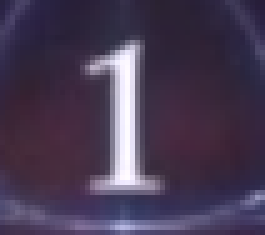
#> input picture samples/level_tuning/level_20260125_050533_895467.png, 53 x 47 px, found by its file name (shown 5 times larger); its folder holds only this picture in this run
$ python tune_level_ocr.py
#> lines starting #> are read from the running program, lines starting #| are printed output that depends on the picture; after the words box and inside, x2 and y2 are one past the last pixel; in counts of white or black regions, pixels touching at a corner belong together
#> in tune, img is the input picture: shape (47, 53, 3); mean B, G, R 82.8, 58.5, 71.4
import cv2
import numpy as np
import pytesseract
import os
import time
import json
from itertools import product

# Configure Tesseract path if needed (will try default first)
TESSERACT_CMD = r"C:\Program Files\Tesseract-OCR\tesseract.exe"
if os.path.exists(TESSERACT_CMD):
    pytesseract.pytesseract.tesseract_cmd = TESSERACT_CMD

def adjust_gamma(image, gamma=1.0):
    invGamma = 1.0 / gamma
    table = np.array([((i / 255.0) ** invGamma) * 255
        for i in np.arange(0, 256)]).astype("uint8")
    return cv2.LUT(image, table)

def preprocess(img, method="otsu", gamma=1.0, scale=2.0):
    # 1. Resize
#> called with method = 'otsu', gamma = 0.6, scale = 1.5
    h, w = img.shape[:2]
#> h = 47; w = 53
    img = cv2.resize(img, (int(w * scale), int(h * scale)), interpolation=cv2.INTER_CUBIC)
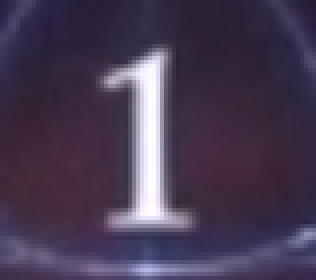
#> img: shape (70, 79, 3) (shown 4 times larger); mean of channels 0, 1, 2 82.8, 58.5, 71.4; drawn as B, G, R

    # 2. Gray
    gray = cv2.cvtColor(img, cv2.COLOR_BGR2GRAY)
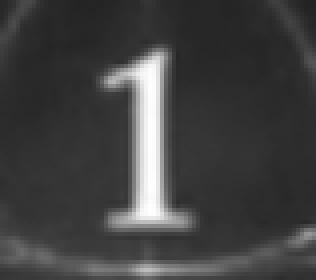
#> gray: shape (70, 79) (shown 4 times larger); min 34, max 255, mean 65.1

    # 3. Gamma
    if gamma != 1.0:
        gray = adjust_gamma(gray, gamma)
#> in adjust_gamma, `return cv2.LUT(image, table)`:
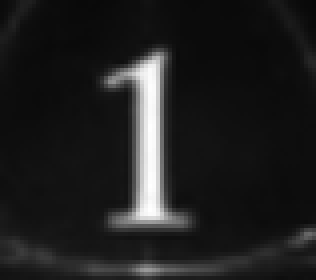
#> returned value: shape (70, 79) (shown 4 times larger); min 8, max 255, mean 31.3

    # 4. Threshold
    if method == "otsu":
        _, thresh = cv2.threshold(gray, 0, 255, cv2.THRESH_BINARY_INV + cv2.THRESH_OTSU)
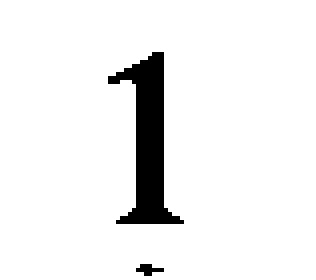
#> thresh: shape (70, 79) (shown 4 times larger); 93.7% white; 2 black regions (1 under 20 px), largest, box (x1, y1, x2, y2) and area: (27, 13, 46, 56) 337
    elif method == "fixed_200":
        _, thresh = cv2.threshold(gray, 200, 255, cv2.THRESH_BINARY_INV)
    elif method == "fixed_150":
        _, thresh = cv2.threshold(gray, 150, 255, cv2.THRESH_BINARY_INV)
    elif method == "adaptive":
        thresh = cv2.adaptiveThreshold(gray, 255, cv2.ADAPTIVE_THRESH_GAUSSIAN_C, cv2.THRESH_BINARY_INV, 11, 2)
    else:
        _, thresh = cv2.threshold(gray, 0, 255, cv2.THRESH_BINARY_INV + cv2.THRESH_OTSU)

    return thresh

def tune():
    samples_dir = r"c:\Users\lprad\Documents\Python Scripts\Elden ring timer\samples\level_tuning"
    if not os.path.exists(samples_dir):
        print(f"Error: Samples directory not found: {samples_dir}")
        return

    files = [f for f in os.listdir(samples_dir) if f.endswith('.png')]
    if not files:
        print("No samples found.")
        return

    # Define search space
    gammas = [0.6, 0.8, 1.0, 1.2, 1.5, 2.0]
    methods = ["otsu", "fixed_200", "fixed_150", "adaptive"]
    scales = [1.5, 2.0, 2.5]

    combinations = list(product(gammas, methods, scales))
    results = []

    print(f"Analyzing {len(files)} samples with {len(combinations)} combinations...")

    for gamma, method, scale in combinations:
        success_count = 0
        total_digits = 0

        for f in files:
            img = cv2.imread(os.path.join(samples_dir, f))
            processed = preprocess(img, method=method, gamma=gamma, scale=scale)

            # OCR Digits only
            config = r'--psm 7 -c tessedit_char_whitelist=0123456789'
            text = pytesseract.image_to_string(processed, config=config).strip()

            if text and text.isdigit():
                success_count += 1
                total_digits += len(text)

        results.append({
            "gamma": gamma,
            "method": method,
            "scale": scale,
            "success_rate": success_count / len(files),
            "avg_digits": total_digits / success_count if success_count > 0 else 0
        })
        print(f"Tested: Gamma={gamma}, Method={method}, Scale={scale} -> Success: {success_count}/{len(files)}")

    # Sort by success rate and avg digits (longer strings usually mean better level detection)
    results.sort(key=lambda x: (x["success_rate"], x["avg_digits"]), reverse=True)

    best = results[0]
    print("\n--- BEST CONFIGURATION ---")
    print(f"Gamma: {best['gamma']}")
    print(f"Method: {best['method']}")
    print(f"Scale: {best['scale']}")
    print(f"Success Rate: {best['success_rate']:.2%}")

    # Save best config
    with open("level_ocr_best_config.json", "w") as f:
        json.dump(best, f, indent=4)

if __name__ == "__main__":
    tune()
#> (the call stopped at in tune, `text = pytesseract.image_to_string(processed, config=config).strip()`: pytesseract is not available in this run)

$ run again, on samples/level_tuning/level_20260125_050541_640122.png
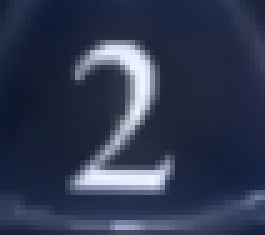
#> input picture samples/level_tuning/level_20260125_050541_640122.png, 53 x 47 px, found by its file name (shown 5 times larger)
#> in tune, img is the input picture: shape (47, 53, 3); mean B, G, R 80.3, 56.6, 48.1
#> img: shape (70, 79, 3)
#> in adjust_gamma, `return cv2.LUT(image, table)`:
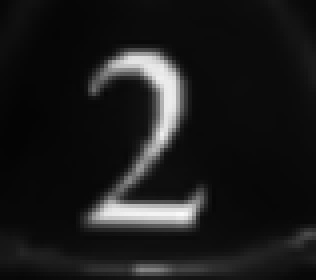
#> returned value: shape (70, 79) (shown 4 times larger); min 4, max 250, mean 27
#> in preprocess, `_, thresh = cv2.threshold(gray, 0, 255, cv2.THRESH_BINARY_INV + cv2.TH..`:
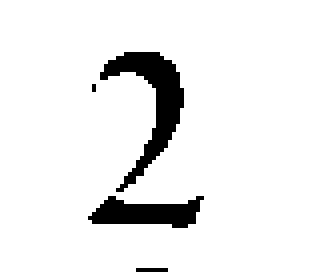
#> thresh: shape (70, 79) (shown 4 times larger); 92.8% white; 4 black regions (2 under 20 px), largest, box (x1, y1, x2, y2) and area: (25, 13, 46, 48) 243, (22, 49, 51, 57) 146
